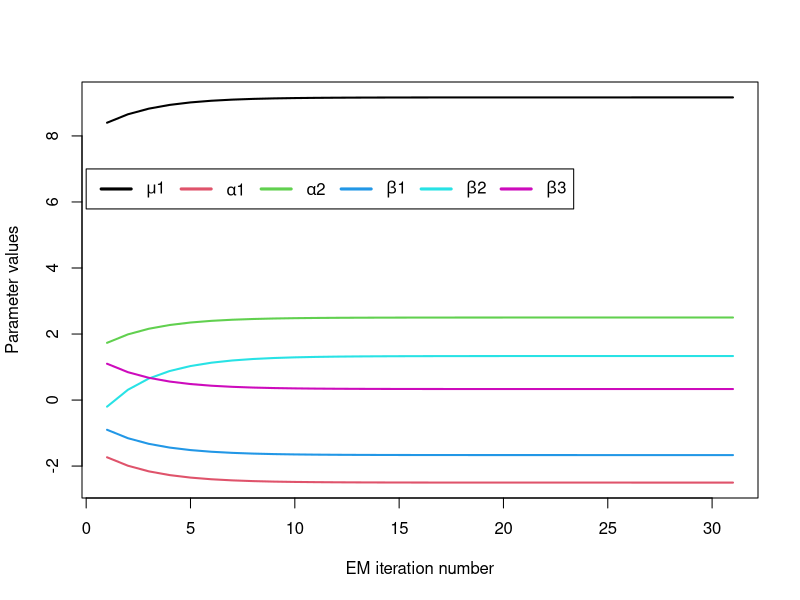
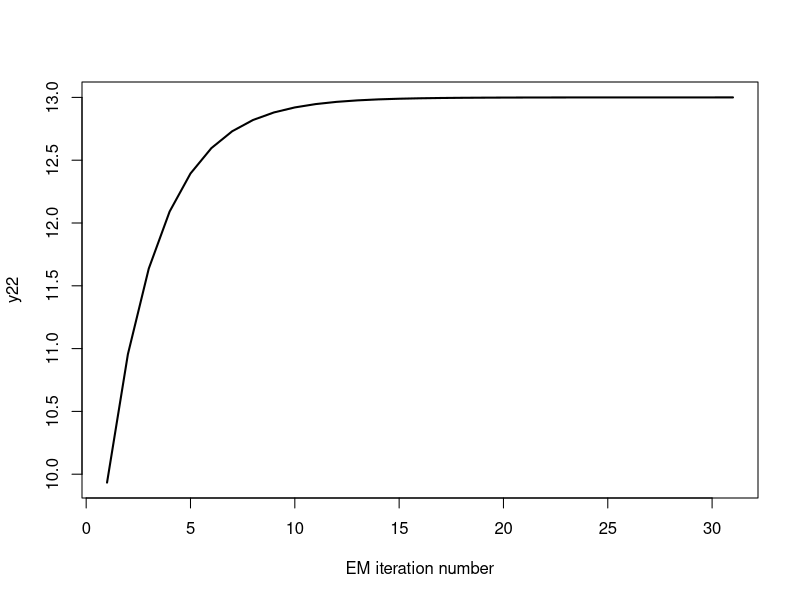

Reproduce these figures in R, in order.
y <- c(5, 10, 8, 0, 7, 12)
hist <- c(0, 0, 0, 0, 0, 0, 0)
mu <- mean(y) * 6 / 5
y22 <- 1
while(abs(y[4] - y22) > 1e-5){
   alpha1 <- (y[1] + y[3] + y[5]) / 3 - mu
   beta1 <- (y[1] + y[2]) / 2 - mu
   beta3 <- (y[5] + y[6]) / 2 - mu
   alpha2 <- -alpha1
   beta2 <- -beta1 - beta3
   y22 <- y[4]
   y[4] <- mu +alpha2 + beta2 
   rbind(hist, c(mu, alpha1, alpha2, beta1, beta2, beta3, y[4])) -> hist
   mu <- mean(y)
}


yrange<-range(c(hist[,1], hist[,2], hist[,3], hist[,4], hist[,5], hist[,6]))
plot(hist[2:length(hist[,1]), 1], type="l", ylim=yrange, col=1, lwd = 2, xlab = "EM iteration number", ylab = "Parameter values")
lines(hist[2:length(hist[,1]), 2], col=2, lwd = 2)
lines(hist[2:length(hist[,1]), 3], col=3, lwd = 2)
lines(hist[2:length(hist[,1]), 4], col=4, lwd = 2)
lines(hist[2:length(hist[,1]), 5], col=5, lwd = 2)
lines(hist[2:length(hist[,1]), 6], col=6, lwd = 2)
legend(0, 7, lty = c(1,1),lwd=c(3,3),col=c(1,2,3,4,5,6), c(expression(mu*"1"), expression(alpha*"1"), 
expression(alpha*"2"),expression(beta*"1"),expression(beta*"2"),expression(beta*"3")), horiz = TRUE)

plot(hist[2:length(hist[,1]), 7], type="l", col=1, lwd = 2, xlab = "EM iteration number", ylab = "y22")

Y = matrix(c(5, 10, 8, 7, 12), ncol = 1)
X = matrix(c(1, 1, 1, 1, 1,
	     1,-1, 1, 1,-1,
             1, 1,-1, 0, 0,
             0, 0,-1, 1, 1), nrow = 5) 
solve(t(X)%*%X)%*%(t(X)%*%Y)

